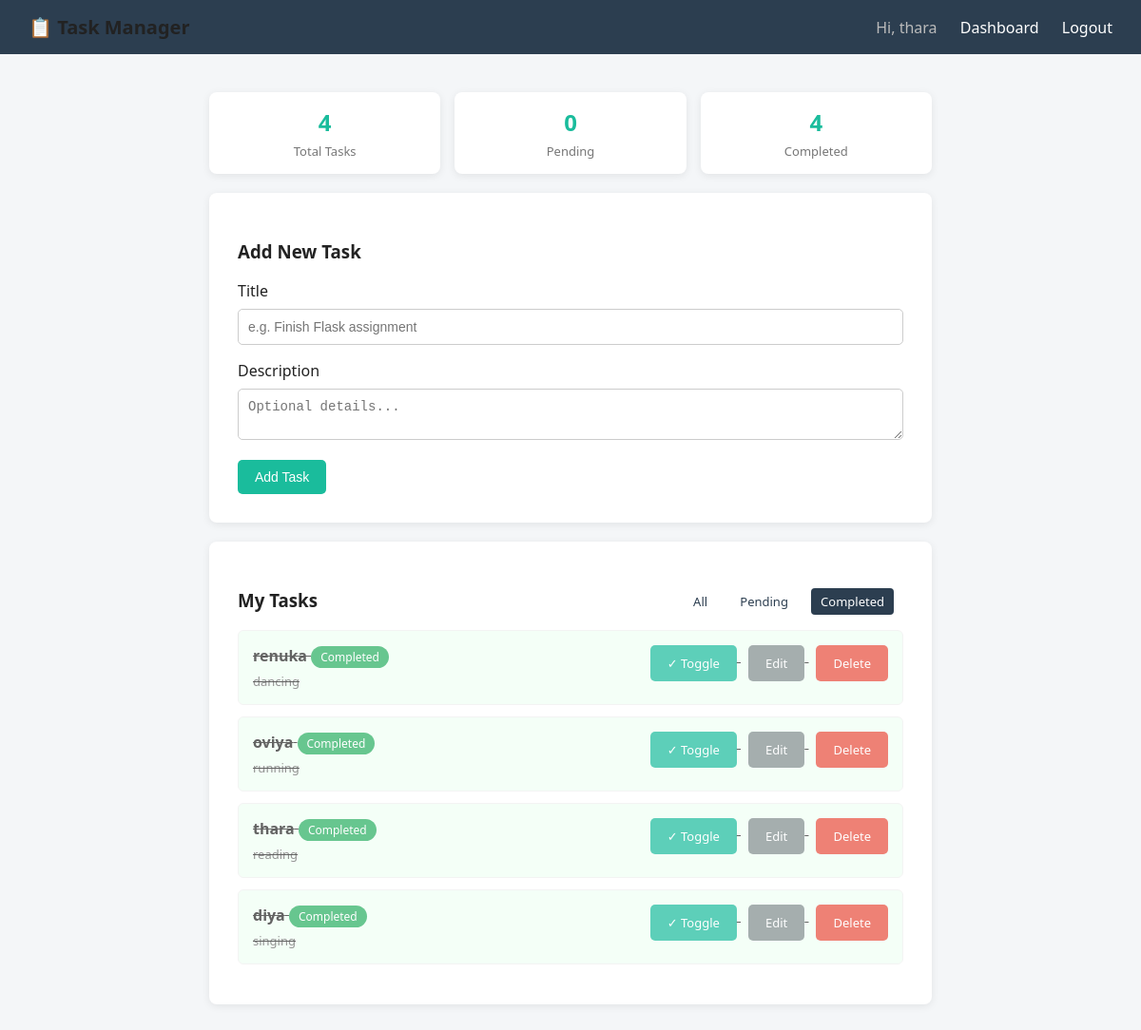
Page /dashboard?status=Completed (signed in) on the committed database.
### app.py (models this page shows)
class Task(db.Model):
    id = db.Column(db.Integer, primary_key=True)
    title = db.Column(db.String(120), nullable=False)
    description = db.Column(db.Text, nullable=True)
    status = db.Column(db.String(20), default='Pending')  # Pending / Completed
    created_at = db.Column(db.DateTime, default=datetime.utcnow)
    user_id = db.Column(db.Integer, db.ForeignKey('user.id'), nullable=False)

### app.py (the view)
@app.route('/dashboard')
@login_required
def dashboard():
    user_id = session['user_id']
    filter_status = request.args.get('status', 'All')
    query = Task.query.filter_by(user_id=user_id)
    if filter_status != 'All':
        query = query.filter_by(status=filter_status)
    tasks = query.order_by(Task.created_at.desc()).all()
    total = Task.query.filter_by(user_id=user_id).count()
    completed = Task.query.filter_by(user_id=user_id, status='Completed').count()
    pending = total - completed
    return render_template(
        'dashboard.html',
        tasks=tasks,
        total=total,
        completed=completed,
        pending=pending,
        filter_status=filter_status
    )

### app.py (called while the page is built)
def login_required(f):
    @wraps(f)
    def decorated_function(*args, **kwargs):
        if 'user_id' not in session:
            flash('Please log in to continue.', 'warning')
            return redirect(url_for('login'))
        return f(*args, **kwargs)
    return decorated_function

### templates/dashboard.html (shortened to what this page needs)
{% extends 'base.html' %}
{% block content %}
<div class="stats">
    <div class="stat-box"><h2>{{ total }}</h2><p>Total Tasks</p></div>
    <div class="stat-box"><h2>{{ pending }}</h2><p>Pending</p></div>
    <div class="stat-box"><h2>{{ completed }}</h2><p>Completed</p></div>
</div>
<div class="card" style="margin-bottom:20px;">
    <h3>Add New Task</h3>
    <form method="POST" action="{{ url_for('add_task') }}">
        <label>Title</label>
        <input type="text" name="title" placeholder="e.g. Finish Flask assignment" required>
        <label>Description</label>
        <textarea name="description" rows="2" placeholder="Optional details..."></textarea>
        <button type="submit">Add Task</button>
    </form>
</div>
<div class="card">
    <div style="display:flex; justify-content:space-between; align-items:center;">
        <h3>My Tasks</h3>
        <div class="filters">
            <a href="{{ url_for('dashboard', status='All') }}" class="{{ 'active' if filter_status=='All' }}">All</a>
            <a href="{{ url_for('dashboard', status='Pending') }}" class="{{ 'active' if filter_status=='Pending' }}">Pending</a>
            <a href="{{ url_for('dashboard', status='Completed') }}" class="{{ 'active' if filter_status=='Completed' }}">Completed</a>
        </div>
    </div>
    {% if tasks %}
        {% for task in tasks %}
        <div class="task {{ 'completed' if task.status == 'Completed' }}">
            <div>
                <strong>{{ task.title }}</strong>
                <span class="status-badge {{ task.status }}">{{ task.status }}</span>
                {% if task.description %}<p style="margin:5px 0 0; color:#666; font-size:13px;">{{ task.description }}</p>{% endif %}
            </div>
            <div class="task-actions">
                <a href="{{ url_for('toggle_status', task_id=task.id) }}" class="btn">✓ Toggle</a>
                <a href="{{ url_for('edit_task', task_id=task.id) }}" class="btn btn-secondary">Edit</a>
                <a href="{{ url_for('delete_task', task_id=task.id) }}" class="btn btn-danger"
                   onclick="return confirm('Delete this task?');">Delete</a>
            </div>
        </div>
        {% endfor %}
    {% else %}
        <p style="color:#999;">No tasks found. Add one above!</p>
    {% endif %}
</div>
{% endblock %}

### templates/base.html (shortened to what this page needs)
<!DOCTYPE html>
<html lang="en">
<head>
</head>
<body>
    <nav>
        <div class="brand">📋 Task Manager</div>
        <div>
            {% if session.get('user_id') %}
                <span style="color:#bbb;">Hi, {{ session.get('username') }}</span>
                <a href="{{ url_for('dashboard') }}">Dashboard</a>
                <a href="{{ url_for('logout') }}">Logout</a>
            {% else %}
                <a href="{{ url_for('login') }}">Login</a>
                <a href="{{ url_for('register') }}">Register</a>
            {% endif %}
        </div>
    </nav>
    <div class="container">
        {% block content %}{% endblock %}
    </div>
</body>
</html>

### templates/base.html (style rules this page uses)
* { box-sizing: border-box; }
body { font-family: 'Segoe UI', Arial, sans-serif; background: #f4f6f8; margin: 0; color: #222; }
nav { background: #2c3e50; padding: 15px 30px; display: flex; justify-content: space-between; align-items: center; }
nav a { color: #fff; text-decoration: none; margin-left: 20px; font-weight: 500; }
.brand { font-size: 20px; font-weight: bold; }
.container { max-width: 800px; margin: 40px auto; padding: 0 20px; }
.card { background: #fff; border-radius: 8px; padding: 30px; box-shadow: 0 2px 8px rgba(0,0,0,0.08); }
input[type=text], input[type=password], textarea { width: 100%; padding: 10px; margin: 8px 0 16px 0; border: 1px solid #ccc; border-radius: 5px; font-size: 14px; }
button, .btn { background: #1abc9c; color: #fff; border: none; padding: 10px 18px; border-radius: 5px; cursor: pointer; font-size: 14px; text-decoration: none; display: inline-block; }
.btn-danger { background: #e74c3c; }
.btn-secondary { background: #7f8c8d; }
.task { border: 1px solid #eee; border-radius: 6px; padding: 15px; margin-bottom: 12px; display: flex; justify-content: space-between; align-items: flex-start; }
.task.completed { background: #f0fff4; text-decoration: line-through; opacity: 0.7; }
.task-actions a { margin-left: 8px; font-size: 13px; }
.status-badge { display: inline-block; padding: 3px 10px; border-radius: 12px; font-size: 12px; color: #fff; background: #f39c12; }
.status-badge.Completed { background: #27ae60; }
.stats { display: flex; gap: 15px; margin-bottom: 20px; }
.stat-box { flex: 1; background: #fff; border-radius: 8px; padding: 15px; text-align: center; box-shadow: 0 2px 8px rgba(0,0,0,0.08); }
.stat-box h2 { margin: 0; color: #1abc9c; }
.stat-box p { margin: 5px 0 0; color: #777; font-size: 13px; }
.filters a { margin-right: 10px; color: #2c3e50; font-size: 13px; text-decoration: none; padding: 5px 10px; border-radius: 4px; }
.filters a.active { background: #2c3e50; color: #fff; }

### rows in the picture
Task: get "thara", title "thara", status "Completed", description "reading"
Task: title "renuka", status "Completed", description "dancing"
Task: title "oviya", status "Completed", description "running"
Task: title "diya", status "Completed", description "singing"

### other values in the picture
{{ total }} "4"
{{ pending }} "0"
{{ completed }} "4"
